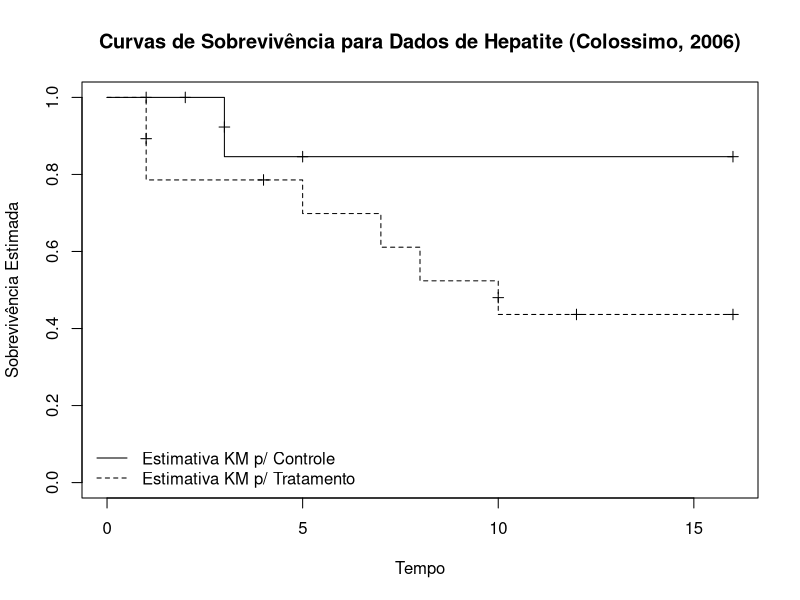
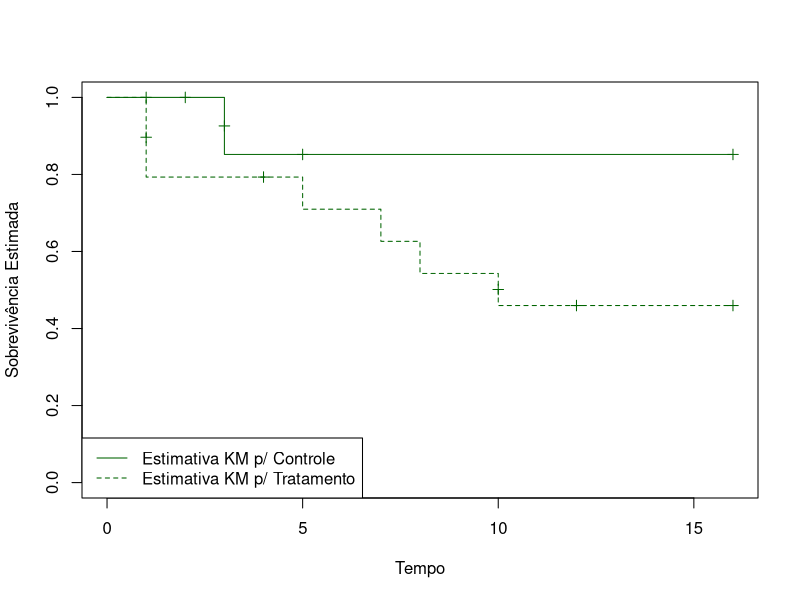
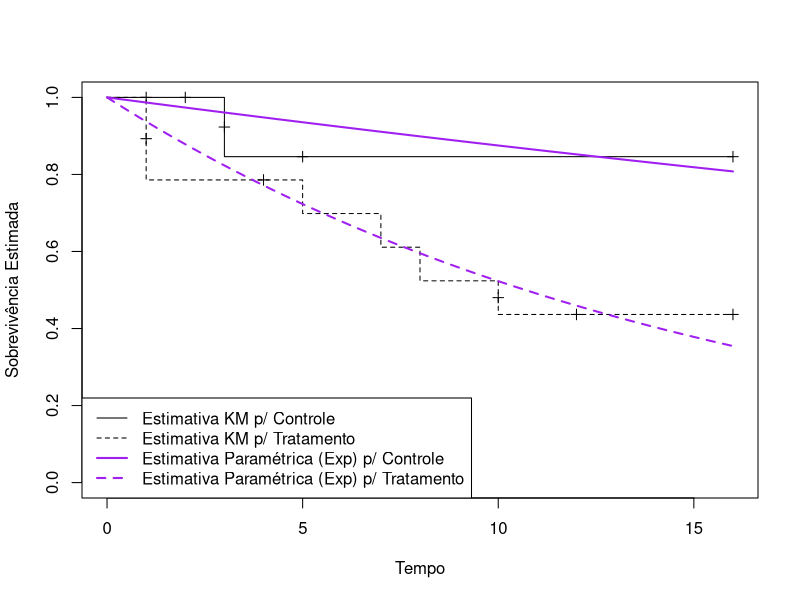
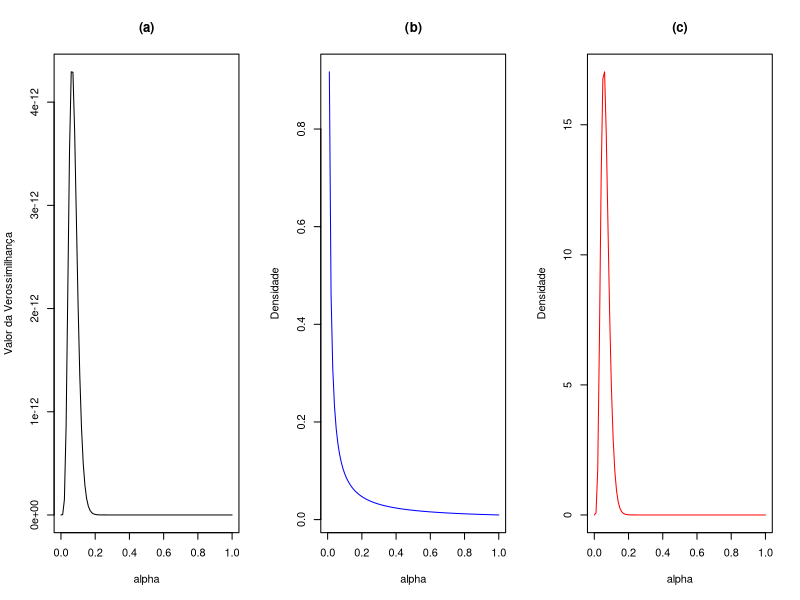
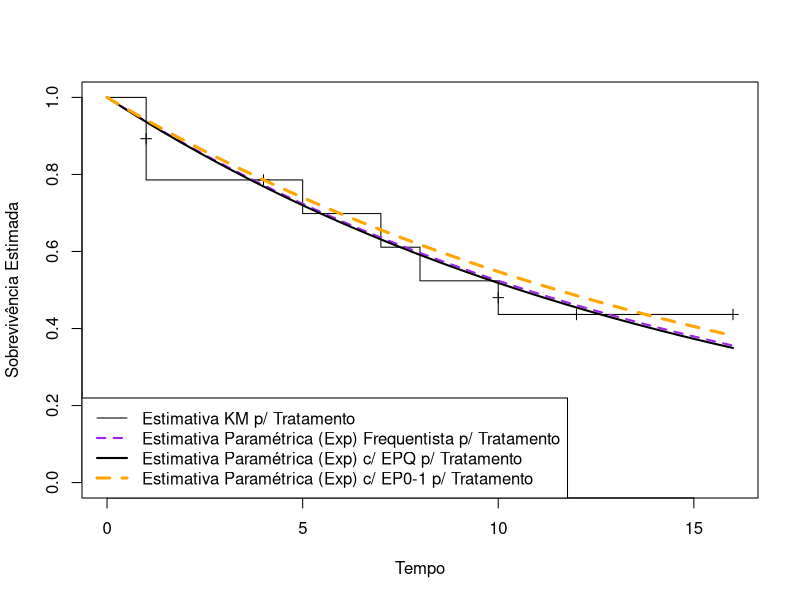
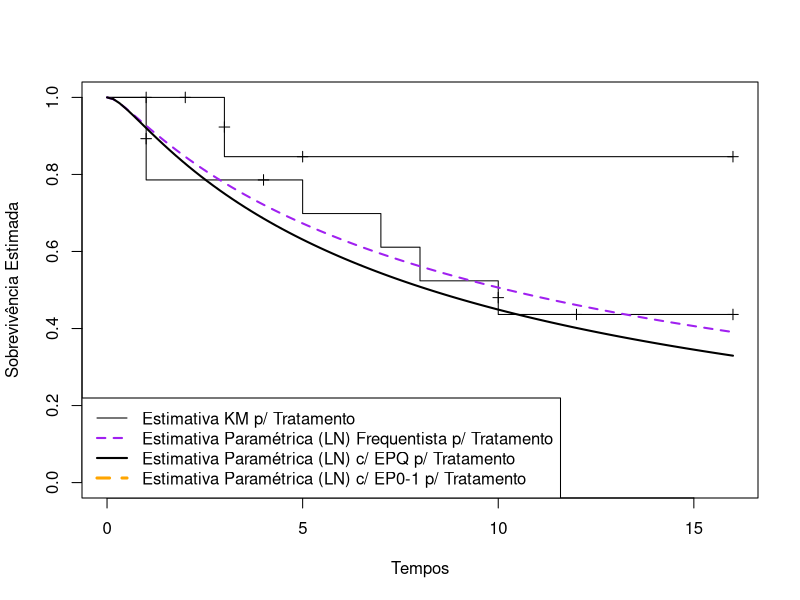
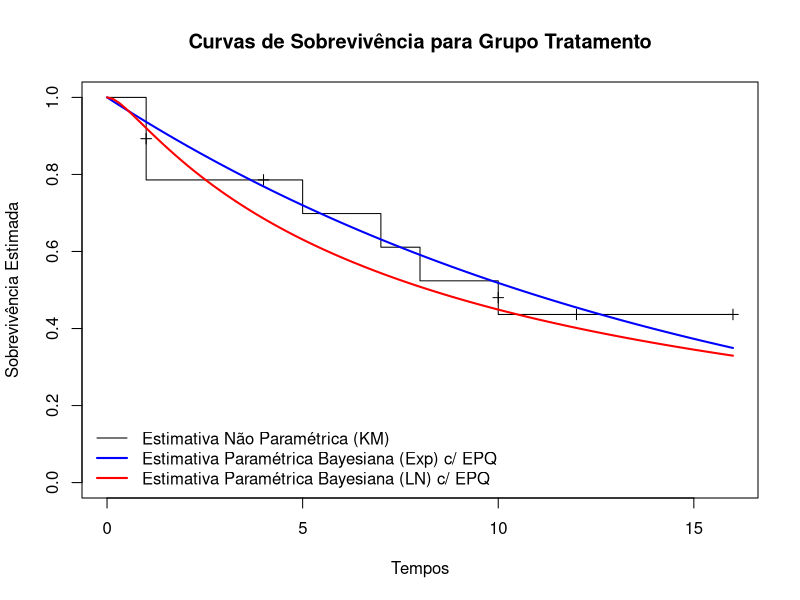
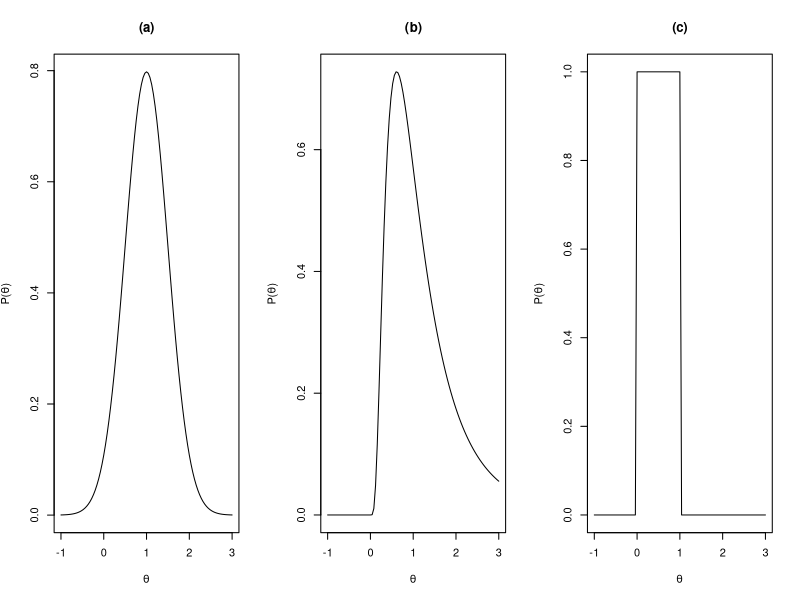

Write the R code that produced these figures, in order. (Note: this script raises an error after producing the figures.)
######################### relatorio dados hepatite

require(survival)
#figura 1 
t = c(1, 2, 3, 3, 3, 5, 5, 16, 16, 16, 16, 16, 16, 16, 16,1, 1, 1, 1, 4, 5, 7, 8, 10, 10, 12, 16, 16, 16)
c = c(0,0,1,1,rep(0,11),rep(1,3),0,0,rep(1,4),rep(0,5))
dados = Surv(t,c)
tipo = c(rep("Controle",15), rep("Esteroide",14))
kmfit = survfit(dados ~ tipo)
par(mfrow=c(1,1))
plot(kmfit, xlab="Tempo", ylab = "Sobrevivência Estimada", main= "Curvas de Sobrevivência para Dados de Hepatite (Colossimo, 2006)",
     mark.time = T, conf.int = FALSE, lty=c(1,2))
legend("bottomleft",c("Estimativa KM p/ Controle","Estimativa KM p/ Tratamento"), 
       ,lty = c(1,2), bty="n")

#figura 2

temp <- survfit(dados~tipo,type="fh")

plot(temp, #main = "Representação Gráfica: Dados Hepatite e Estimativa NA",
     xlab="Tempo", ylab = "Sobrevivência Estimada",
     mark.time = T, conf.int = FALSE, col="dark green",lty = c(1,2))
legend("bottomleft",c("Estimativa KM p/ Controle","Estimativa KM p/ Tratamento"), 
       ,lty = c(1,2), col="dark green")

#### figura 3
tc=t[1:15]
tt=t[16:29]
cc=c[1:15]
ct=c[16:29]

a_c = sum(cc)/sum(tc)
a_t = sum(ct)/sum(tt)

plot(kmfit, xlab="Tempo", ylab = "Sobrevivência Estimada",
     mark.time = T, conf.int = FALSE, lty=c(1,2))
curve(1-pexp(x,a_c), add=T, col='purple', lty=1, lwd=2)
curve(1-pexp(x,a_t), add=T, col='purple', lty=2, lwd=2)
legend("bottomleft",c("Estimativa KM p/ Controle","Estimativa KM p/ Tratamento", "Estimativa Paramétrica (Exp) p/ Controle","Estimativa Paramétrica (Exp) p/ Tratamento"), 
       ,lty = c(1,2,1,2), col=c("black", "black","purple","purple"), lwd=c(1,1,2,2))

#### figura 4
L = function(theta,t,c) theta^(sum(c))*exp(-(sum(t)*theta))
a1=sum(ct)+0.01
a2 = sum(tt)+0.01
par(mfrow=c(1,3))
curve(L(theta,tt,ct), from=0,to=1,main="(a)",xname="theta", xlab="alpha",ylab="Valor da Verossimilhança")
curve(dgamma(x,0.01,0.01), col='blue',,main="(b)", xlab="alpha",ylab="Densidade")
curve(dgamma(x,a1,a2),col='red',xlab="alpha",main="(c)",ylab="Densidade")


###### fig 5
trat = survfit(Surv(tt,ct)~1)
(a1 -1)/a2 #moda de alfa/x 

par(mfrow=c(1,1))
plot(trat, xlab="Tempo", ylab="Sobrevivência Estimada",
     mark.time = T, conf.int = FALSE) #,main="Curva para Tratamento com Esteroide")
curve(1-pexp(x,0.0646),col='purple',lty=2,lwd=2,add=T)
curve(1-pexp(x,0.0657),col='black',lty=1,lwd=2,add=T)
curve(1-pexp(x,0.0602),col='orange',lty=2,lwd=3,add=T)
legend("bottomleft",c("Estimativa KM p/ Tratamento", "Estimativa Paramétrica (Exp) Frequentista p/ Tratamento","Estimativa Paramétrica (Exp) c/ EPQ p/ Tratamento","Estimativa Paramétrica (Exp) c/ EP0-1 p/ Tratamento"), 
       ,lty = c(1,2,1,2), col=c("black", "purple","black","orange"), lwd=c(1,2,2,3))

######## fig 6
par(mfrow=c(1,1))
plot(kmfit, mark.time = T,xlab="Tempos", ylab="Sobrevivência Estimada")
curve(1-plnorm(x,2.327981,1.603826),col='purple',lty=2,lwd=2,add=T)
curve(1-plnorm(x,2.111,1.499),col='black',lty=1,lwd=2,add=T)
#curve(1-plnorm(x,1.947,sqrt(2.5)),col='orange',lty=2,lwd=3,add=T)
legend("bottomleft",c("Estimativa KM p/ Tratamento", "Estimativa Paramétrica (LN) Frequentista p/ Tratamento","Estimativa Paramétrica (LN) c/ EPQ p/ Tratamento","Estimativa Paramétrica (LN) c/ EP0-1 p/ Tratamento"), 
       ,lty = c(1,2,1,2), col=c("black", "purple","black","orange"), lwd=c(1,2,2,3))

#### fig 7
ajuste.log1 = survreg(Surv(tc,cc) ~ 1, dist="exponential")
par(mfrow=c(1,1))
plot(trat, mark.time = T, conf.int = F,xlab="Tempos", ylab="Sobrevivência Estimada", main="Curvas de Sobrevivência para Grupo Tratamento")
curve(1-pexp(x,0.0657),col='blue',lty=1,lwd=2,add=T)
curve(1-plnorm(x,2.111,1.499),col='red',lty=1,lwd=2,add=T)
legend("bottomleft",c("Estimativa Não Paramétrica (KM)", "Estimativa Paramétrica Bayesiana (Exp) c/ EPQ ","Estimativa Paramétrica Bayesiana (LN) c/ EPQ "), 
       ,lty = c(1,1,1), col=c("black","blue", "red"), lwd=c(1,2,2), bty = "n")


######codigo winbugs
#model{
  #likelihood
 # for(i in 1:n){t[i]~dexp(alpha)I(c[i],)}
  #prior
  #alpha~dgamma(0.1,0.1)
#}

#Data
#list(t=c(1,1,1,NA,NA,5,7,8,10,NA,NA,NA,NA,NA),
 #    c=c(0,0,0,1,4,0,0,0,0,10,12,16,16,16), n=14)

#model{
  #likelihood
 # for(i in 1:n){
  #  t[i]~dlnorm(mu,tau)I(c[i],)
  #}
  #prior
  #mu ~ dnorm(3,2)
  #tau ~ dgamma(9,0.05)
#}

#Data
#list(t=c(1,1,1,NA,NA,5,7,8,10,NA,NA,NA,NA,NA),
 #    c=c(0,0,0,1,4,0,0,0,0,10,12,16,16,16), n=14)

########## apresentação

#fig 1
par(mfrow=c(1,3))
curve(dnorm(x,1,0.5),xlab=expression(paste(theta)),xlim=c(-1,3), main="(a)", ylab=expression(paste("P(",theta,")")))
curve(dlnorm(x,0,0.7),xlab=expression(paste(theta)),xlim=c(-1,3),main="(b)", ylab=expression(paste("P(",theta,")")))
curve(dunif(x,),xlab=expression(paste(theta)),xlim=c(-1,3),main="(c)", ylab=expression(paste("P(",theta,")")))

# fig 2

L = function(theta, sx,n) (theta^(sx))*((1-theta))^(n-sx)
sx=4 #sucesso
n=10 #tamanho amostral
par(mfrow=c(1,1))
curve(L(theta,sx,n), from=-1,to=1.5,xname="theta", xlab=expression(paste(theta)),ylab="Valor da Verossimilhança")

# fig 3
L = function(theta,t,c) theta^(sum(c))*exp(-(sum(t)*theta))
a1=sum(cc)+0.01
a2 = sum(tc)+0.01
par(mfrow=c(2,3))
curve(L(theta,tc,cc), from=0,to=1,main="Verossimilhança Controle",xname="theta", xlab=expression(alpha),ylab="Valor da Verossimilhança")
curve(dgamma(x,0.01,0.01), col='blue',main="À Priori Controle", xlab=expression(alpha),ylab="Densidade")
curve(dgamma(x,a1,a2),col='red',xlab=expression(alpha),main="À Posteriori Controle",ylab="Densidade")
a1=sum(ct)+0.01
a2 = sum(tt)+0.01
curve(L(theta,tt,ct), from=0,to=1,main="Verossimilhança Tratamento",xname="theta", xlab=expression(alpha),ylab="Valor da Verossimilhança")
curve(dgamma(x,0.01,0.01), col='blue',,main="À Priori Tratamento", xlab=expression(alpha),ylab="Densidade")
curve(dgamma(x,a1,a2),col='red',xlab=expression(alpha),main="À Posteriori Tratamento",ylab="Densidade")

# fig 4
par(mfrow=c(1,1))
plot(kmfit, xlab="Tempo", ylab = "Sobrevivência Estimada",
     mark.time = T, conf.int = FALSE, lty=c(1,2))
curve(1-pexp(x,0.0133), add=T, col='blue', lty=1, lwd=3)
curve(1-pexp(x,0.0134), add=T, col='red', lty=2, lwd=3)
curve(1-pexp(x,0,0067), add=T, col='dark green', lty=3, lwd=3)
curve(1-pexp(x,0.0648), add=T, col='purple', lty=1, lwd=3)
curve(1-pexp(x,0.0649), add=T, col='black', lty=2, lwd=3)
curve(1-pexp(x,0.0556), add=T, col='dark orange', lty=3, lwd=3)
legend("bottomleft",c(
                      "Estimativa Frequentista p/ Controle","Estimativa sob PQ p/ Controle",
                      "Estimativa sob P01 p/ Controle","Estimativa Frequentista p/ Tratamento",
                      "Estimativa sob PQ p/ Tratamento","Estimativa sob P01 p/ Tratamento"), 
       ,lty = c(1,2,3,1,2,3), lwd=c(rep(3,6)), bty='n',
       col=c("blue","red","dark green","purple", "black","dark orange"))

#fig 5
L = function(theta,t,c) theta^(sum(c))*exp(-(sum(t)*theta))
a1=sum(cc)+5
a2 = sum(tc)+0.5
par(mfrow=c(2,3))
curve(L(theta,tc,cc), from=0,to=1,main="Verossimilhança Controle",xname="theta", xlab=expression(alpha),ylab="Valor da Verossimilhança")
curve(dgamma(x,5,0.5), col='blue',main="À Priori Controle", xlab=expression(alpha),ylab="Densidade")
curve(dgamma(x,a1,a2),col='red',xlab=expression(alpha),main="À Posteriori Controle",ylab="Densidade")
a1=sum(ct)+2
a2 = sum(tt)+1.9
curve(L(theta,tt,ct), from=0,to=1,main="Verossimilhança Tratamento",xname="theta", xlab=expression(alpha),ylab="Valor da Verossimilhança")
curve(dgamma(x,2,1.9), col='blue',,main="À Priori Tratamento", xlab=expression(alpha),ylab="Densidade")
curve(dgamma(x,a1,a2),col='red',xlab=expression(alpha),main="À Posteriori Tratamento",ylab="Densidade")

par(mfrow=c(1,1))
plot(kmfit, xlab="Tempo", ylab = "Sobrevivência Estimada",
     mark.time = T, conf.int = FALSE, lty=c(1,2))
curve(1-pexp(x,0.0133), add=T, col='blue', lty=1, lwd=3)
curve(1-pexp(x,0.0134), add=T, col='red', lty=2, lwd=3)
curve(1-pexp(x,0.0465), add=T, col='dark green', lty=3, lwd=3)
curve(1-pexp(x,0.0648), add=T, col='purple ', lty=1, lwd=3)
curve(1-pexp(x,0.0647), add=T, col='black', lty=2, lwd=3)
curve(1-pexp(x,0.0819), add=T, col='dark orange', lty=3, lwd=3)
legend("bottomleft",c(
  "Estimativa Frequentista p/ Controle","Estimativa c/ Priori N.I. p/ Controle",
  "Estimativa c/ Priori I. p/ Controle","Estimativa Frequentista. p/ Tratamento",
  "Estimativa c/ Priori N.I. p/ Tratamento","Estimativa c/ Priori I. p/ Tratamento"), 
  ,lty = c(1,2,3,1,2,3), lwd=c(rep(3,6)), bty='n',
  col=c("blue","red","dark green","purple", "black"," dark orange"))

#
L = function(theta,t,c) {
 a = (2*pi*sqrt(2))^-(sum(c)/2) 
 b= sum(c*(log(t)-theta)^2)
 c = exp(-1/4 * b)
 e=(log(t)-theta)/sqrt(2)
 d = prod(t^(-c))*((1-pnorm(e,0,1))^(1-c))
 a*c*d
} 
par(mfrow=c(1,2))
curve(L(theta,tc,cc), from=0,to=10,xname="theta", xlab="",ylab="Valor da Verossimilhança")
curve(dgamma(x,9,0.1), col='blue', xlab="",ylab="Densidade")

L = function(theta,t,c) {
  a = (2*pi*sqrt(3))^-(sum(c)/2) 
  b= sum(c*(log(t)-theta)^2)
  c = exp(-1/6 * b)
  e=(log(t)-theta)/sqrt(3)
  d = prod(t^(-c))*((1-pnorm(e,0,1))^(1-c))
  a*c*d
} 
curve(L(theta,ct,tt), from=0,to=5,xname="theta", xlab="",ylab="Valor da Verossimilhança")
curve(dnorm(x,3,2), from=0,to=5,col='blue', xlab="",ylab="Densidade")

##
par(mfrow=c(1,1))
plot(kmfit, xlab="Tempo", ylab = "Sobrevivência Estimada",
     mark.time = T, conf.int = FALSE, lty=c(1,2))
curve(1-plnorm(x,4.77,2.27), add=T, col='blue', lty=1, lwd=3)
curve(1-plnorm(x,3.107,2),col='dark green',lty=2,lwd=3,add=T)

curve(1-plnorm(x,2.3279,1.6038),col='purple',lty=1,lwd=3,add=T)
curve(1-plnorm(x,1.927,3),col='dark orange',lty=2,lwd=3,add=T)
legend("bottomleft",c(
  "Estimativa Frequentista p/ Controle","Estimativa c/ Priori I. p/ Controle",
  "Estimativa Frequentista. p/ Tratamento","Estimativa c/ Priori I. p/ Tratamento"), 
  ,lty = c(1,2,1,2), lwd=c(3,3,3,3), bty='n',
  col=c("blue","dark green","purple"," dark orange"))

##
par(mfrow=c(1,1))
plot(kmfit, xlab="Tempo", ylab = "Sobrevivência Estimada",
     mark.time = T, conf.int = FALSE, lty=c(1,2))
curve(1-plnorm(x,3.107,2),col='black',lty=2,lwd=3,add=T)
curve(1-pexp(x,0.0465), add=T, col='black', lty=1, lwd=2)
curve(1-pexp(x,0.0819), add=T, col='dark green', lty=1, lwd=2)
curve(1-plnorm(x,1.927,3),col='dark green',lty=2,lwd=3,add=T)
legend("bottomleft",c(
  "Estimativa Bayesiana c/ Exp p/ Controle","Estimativa Bayesiana c/ LN p/ Controle",
  "Estimativa Bayesiana c/ Exp p/ Tratamento","Estimativa Bayesiana c/ LN p/ Tratamento"), 
  ,lty = c(1,2,1,2), lwd=c(2,3,2,3), bty='n',
  col=c("black","black","dark green"," dark green"))

#criterio para decidir curva para tratamento
#grafico c km
a_c = 0.0465
a_t = 0.0819
mu_c = 3.107
mu_t = 1.927
sig2_c = 2
sig2_t = 3
sobrev_e_c = exp(-tc*a_c)
sobrev_l_c = 1-pnorm((log(tc)-mu_c)/(sqrt(sig2_c)))
sobrev_e_t = exp(-tt*a_t)
sobrev_l_t = 1-pnorm((log(tt)-mu_t)/(sqrt(sig2_t)))
kmfit = survfit(dados~tipo)
summary(kmfit)
tt
ct
km_c = c(1,1,rep(0.846,13))
km_t = c(rep(0.786,5),0.698,0.611,0.524,rep(0.437,6))
par(mfrow=c(2,2))
plot(pch=18,km_c, sobrev_e_c, xlab="Estimativas KM",xlim=c(0.5,1),ylim=c(0.5,1), ylab="Estimativas Paramétricas", main="Caso Controle: Exp")
abline(a=0,b=1)

plot(pch=18,col='red',km_c, sobrev_l_c,xlab="Estimativas KM", xlim=c(0.5,1),ylim=c(0.5,1),ylab="Estimativas Paramétricas", main="Caso Controle: LN")
abline(a=0,b=1)

plot(pch=18,km_t,col='red', sobrev_e_t,xlab="Estimativas KM", xlim=c(0.5,1),ylim=c(0.5,1),ylab="Estimativas Paramétricas", main="Caso Tratamento: Exp")
abline(a=0,b=1)

plot(pch=18,km_t, sobrev_l_t,xlab="Estimativas KM",xlim=c(0.5,1),ylim=c(0.5,1), ylab="Estimativas Paramétricas", main="Caso Tratamento: LN")
abline(a=0,b=1)


#bic controle
L = function(theta,t,c) theta^(sum(c))*exp(-(sum(t)*theta))
par=0.0133
res = optim(par=par, fn=L, t=tc, c=cc, method='Nelder-Mead')
res$par

b_e_c = 1*log(length(tc)) -2*log(0.35245)

par=0.0648
res = optim(par=par, fn=L, t=tt, c=ct, method='Nelder-Mead')
res$par

b_e_t = 1*log(length(tt)) -2*log(0.47304)

L = function(theta,t,c) {
  a = (2*pi*sqrt(2))^-(sum(c)/2) 
  b= sum(c*(log(t)-4.77)^2)
  c = exp(-1/4 * b)
  e=(log(t)-4.77)/sqrt(2)
  d = prod(t^(-c))*((1-pnorm(e,0,1))^(1-c))
  a*c*d
} 

par=4.77
res = optim(par=par, fn=L, t=tt, c=ct, method='Nelder-Mead')
res$par

b_e_c = 1*log(length(tc)) -2*log(0.35245)


L = function(theta,t,c) {
  a = (2*pi*sqrt(3))^-(sum(c)/2) 
  b= sum(c*(log(t)-theta)^2)
  c = exp(-1/6 * b)
  e=(log(t)-theta)/sqrt(3)
  d = prod(t^(-c))*((1-pnorm(e,0,1))^(1-c))
  a*c*d
} 

##### estimativas frequentistas 
ajust1 = survreg(Surv(tc,cc)~1,dist='exponential')
ajust1 = survreg(Surv(tc,cc)~1,dist='lognormal')
ajust1 = survreg(Surv(tt,ct)~1,dist='exponential')
ajust1 = survreg(Surv(tt,ct)~1,dist='lognormal')
#alpha = 4.3175 -1.5813TipoEsteroide